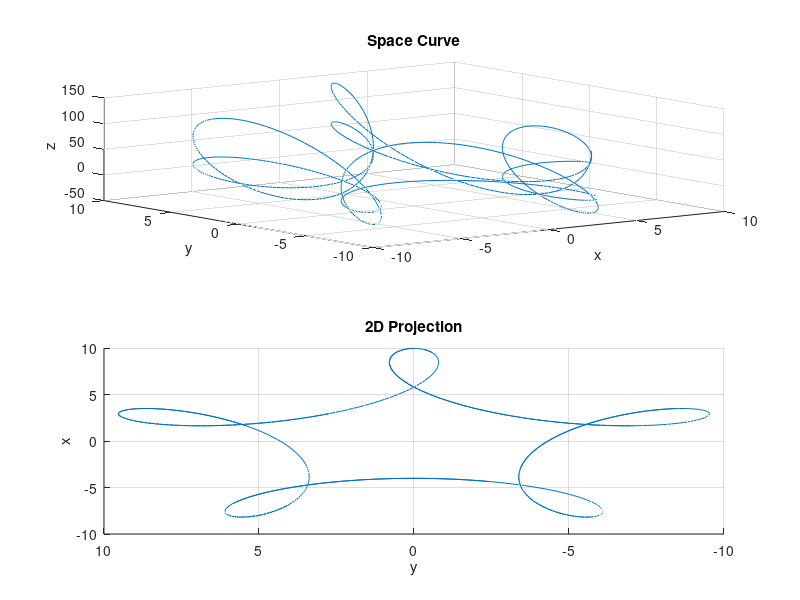

Write the MATLAB code that produced this figure.
clear; close; clc;
%Author: Adam Clements
%Summary: Plot a 2d line in 3d space, then view it from 2d to reveal 
%a projection
%--------------------------------------------------------------------------
%define functions
t = linspace(0,50,1000);
x = @(t) 3.*cos(t)+7.*cos(t./4);
y = @(t) 3.*sin(t)-7.*sin(t./4);
z = @(t) t+2.*t.*sin(t);
%calculate values
x1 = x(t);
y1 = y(t);
z1 = z(t);
%plot
%Subplot 1 (3D Space Curve):
subplot(2,1,1);
plot3(x1,y1,z1);
title('Space Curve')
xlabel('x')
ylabel('y')
zlabel('z')
grid on;
%Subplot 2 (2D Projection):
subplot(2,1,2);
plot3(x1,y1,z1);
title('2D Projection')
xlabel('x')
ylabel('y')
zlabel('z')
view([-90 90])
grid on;